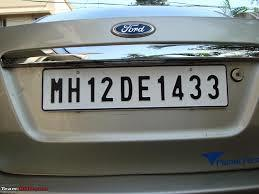
//> input picture input.jpg, 259 x 194 px
$ ./plate_reco input.jpg   (built with g++ and OpenCV 4)
//> lines starting //> are read from the running program, lines starting //| are printed output that depends on the picture; after the words box and inside, x2 and y2 are one past the last pixel; in counts of white or black regions, pixels touching at a corner belong together
#include "opencv/cv.hpp"
#include <stdio.h>
#include <sstream>
#include <iostream>
#include <vector>
#include <stdlib.h>
#include "opencv2/core/core.hpp"
#include "opencv2/features2d/features2d.hpp"
#include "opencv2/highgui/highgui.hpp"
#include "opencv2/imgproc/imgproc_c.h"
#include "opencv2/nonfree/features2d.hpp"
#include <opencv2/imgproc/imgproc.hpp>
#include "opencv2/calib3d/calib3d.hpp"
#include <math.h>

 using namespace std;
 using namespace cv;

int main( int argc, char** argv )
{

//declaring matrices for storing images
Mat src;

//declaring pixel vector to store hsv values of image

// src stores input image
src=imread(argv[1]);
//> src is the input picture: 194 rows x 259 cols, CV_8UC3; mean B, G, R 116.3, 119.5, 114.8
Mat org1;
Mat org;
src.copyTo(org1);
cvtColor(src,src,CV_BGR2GRAY);
//> src: 194 rows x 259 cols, CV_8UC1
src.copyTo(org);
Mat kernel1 = Mat::ones(Size(5, 11), CV_8U);
Mat kernel = Mat::ones(Size(3, 9), CV_8U);
dilate(src,src, kernel);
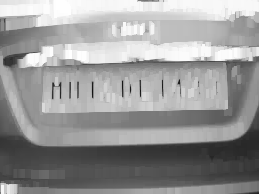
//> src: 194 rows x 259 cols, CV_8UC1; min 20, max 255, mean 151.8
imshow("dilated",src);

erode(src,src,kernel);
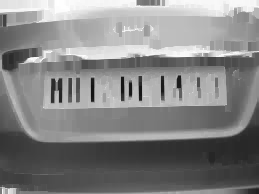
//> src: 194 rows x 259 cols, CV_8UC1; min 20, max 255, mean 131.9
imshow("eroded",src);

imshow("input",org);

Mat im1;
Mat im2,output;
src.copyTo(im1);
org.copyTo(im2);
Mat output2 = im1-im2;
imshow("subtraction",output2);

GaussianBlur(output2, output2,Size(5,5), 0, 0);
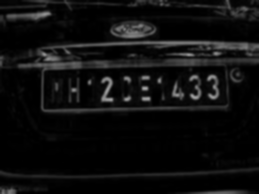
//> output2: 194 rows x 259 cols, CV_8UC1; min 0, max 165, mean 14.1
Canny(output2,output,128, 255,3);
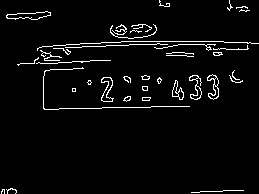
//> output: 194 rows x 259 cols, CV_8UC1; 3.8% white in thin lines or dots
imshow("canny_output",output);

//finding the histogram thing
int values_y[output.rows];
int values_x[output.cols];

for(int i=0; i<output.rows;i++)
{
    values_y[i]=0;
    for (int j= 0; j<output.cols; j++)
    {
        values_y[i]+=output.at<uchar>(j,i);
    }
}
for(int i=0; i<output.cols;i++)
{
    values_x[i]=0;
    for (int j= 0; j<output.rows; j++)
    {
        values_x[i]+=output.at<uchar>(j,i);
    }
}
Mat new_img;
output.copyTo(new_img);
int threshold_x=10*output.rows;
//> threshold_x = 1940
int threshold_y=30*output.cols;
//> threshold_y = 7770
for(int i=0; i<output.rows;i++) {
    if(values_x[i]<threshold_x) {
        for(int j=0; j<output.cols; ++j) {
            new_img.at<uchar>(i,j)=0;
        }
    }
}
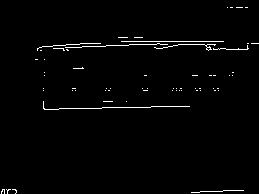
//> new_img: 194 rows x 259 cols, CV_8UC1; 1.6% white in thin lines or dots


for(int i=0; i<output.cols;i++) {
    if(values_y[i]<threshold_y) {
        for(int j=0; j<output.rows; ++j) {
            new_img.at<uchar>(j,i)=0;
        }
    }
}
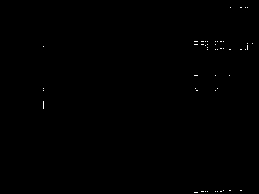
//> new_img: 194 rows x 259 cols, CV_8UC1; 0.18% white in thin lines or dots, all inside (x1, y1, x2, y2) = (43, 7, 253, 193)
imshow("new_img",new_img);

int matrices[output.cols][output.rows];
// [23 lines of commented-out code are left out]


dilate(new_img,new_img, kernel);
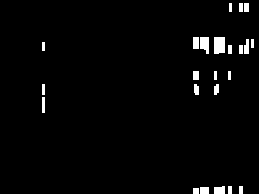
//> new_img: 194 rows x 259 cols, CV_8UC1; 2.4% white; 23 white regions
//erode(new_img,new_img,kernel);
imshow("imm",new_img);


//Mat result;
//cv::threshold(new_img, result, 0, 255, CV_THRESH_BINARY + CV_THRESH_OTSU);
//imshow("threshold output",result);

  std::vector<std::vector<cv::Point> > contours;
findContours(new_img, contours, CV_RETR_EXTERNAL, CV_CHAIN_APPROX_NONE);
//> contours = 23 contours, 5 with area under 20; largest, box (x1, y1, x2, y2) and area: (214, 37, 225, 54) 154, (200, 37, 209, 54) 101, (214, 186, 225, 194) 62, (193, 37, 199, 49) 55, (200, 187, 209, 194) 48

vector <vector<Point> >contours_poly(contours.size());
//> contours_poly = 23 empty contours
vector<Rect> boundRect(contours.size());
vector<Point2f> center(contours.size());
vector<float>radius(contours.size());

// [5 lines of commented-out code are left out]

cv::Mat contourImage(new_img.size(), CV_8UC3, cv::Scalar(0,0,0));
    cv::Scalar colors[3];
    colors[0] = cv::Scalar(255, 0, 0);
    colors[1] = cv::Scalar(0, 255, 0);
    colors[2] = cv::Scalar(0, 0, 255);
// [15 lines of commented-out code are left out]
 for (size_t idx = 0; idx < contours.size(); idx++) {
//if(contourArea(contours[idx])>=average_area)
      //  cv::drawContours(contourImage, contours, idx, colors[0]);
           cv::drawContours(contourImage, contours, idx, colors[2]);

rectangle(contourImage,boundRect[idx].tl(),boundRect[idx].br(), colors[1],2,8,0);
}
//> this loop made 23 passes
imshow("contour",contourImage);
    //std::vector rects;
/*
       std::vector<std::vector >::iterator itc = contours.begin();
        while (itc != contours.end())
        {
        cv::RotatedRect mr = cv::minAreaRect(cv::Mat(*itc));

            float area = fabs(cv::contourArea(*itc));
                float bbArea=mr.size.width * mr.size.height;
                float ratio = area/bbArea;

                if( (ratio < 0.45) || (bbArea < 400) ){
                    itc= contours.erase(itc);
                }else{
                    ++itc;
                    rects.push_back(mr);
                }
        }


/*

for(int i=0; i<result.cols; i++)
{
for(int j=0;j<result.rows;j++)
{
if(result.at<uchar>(j,i)==255)
{new_img.at<Vec3b>(j,i)[0]=255;
new_img.at<Vec3b>(j,i)[1]=0;
new_img.at<Vec3b>(j,i)[2]=0;
}
else
{
new_img.at<Vec3b>(j,i)[0]=0;
new_img.at<Vec3b>(j,i)[1]=0;
new_img.at<Vec3b>(j,i)[2]=0;
}}}
imshow("new_img",new_img);
 std::vector<std::vector<cv::Point> > rects;
    std::vector rects;
       std::vector<std::vector >::iterator itc = contours.begin();
        while (itc != contours.end())
        {
        cv::RotatedRect mr = cv::minAreaRect(cv::Mat(*itc));

            float area = fabs(cv::contourArea(*itc));
                float bbArea=mr.size.width * mr.size.height;
                float ratio = area/bbArea;

                if( (ratio < 0.45) || (bbArea < 400) ){
                    itc= contours.erase(itc);
                }else{
                    ++itc;
                    rects.push_back(mr);
                }
        }

    cv::threshold(img, img_bin, 0, 255, CV_THRESH_OTSU+CV_THRESH_BINARY);

    std::vector< std::vector > contours;
    cv::findContours(img_bin, contours, CV_RETR_EXTERNAL, CV_CHAIN_APPROX_NONE);

    cv::RotatedRect mr = cv::minAreaRect(cv::Mat(*maxAreaContour));
*/
//imshow("imm1",result);

//result=result+src;
//std::vector< std::vector > contours;
//cv::findContours(result, contours, CV_RETR_EXTERNAL, CV_CHAIN_APPROX_NONE);
//imshow("imm1",output);
//Sobel(output, output, CV_16S, 1, 0, 3, 1, 0, cv::BORDER_DEFAULT);
//imshow("output",output);
//imshow("result",result);
cvWaitKey();
return 0;
}
